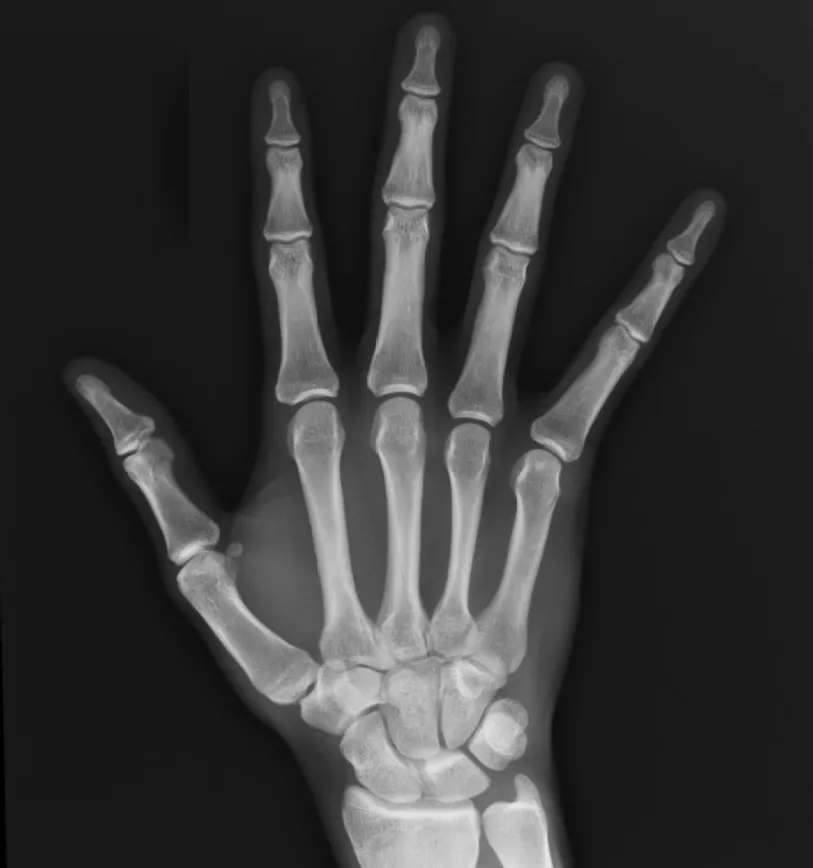
#> input picture Week4/lab2/1.webp, 813 x 868 px, shrunk from 1053 x 1125 before the run
$ jupyter execute lab2_second.ipynb   (shell and % lines are left out)
#> lines starting #> are read from the running program, lines starting #| are printed output that depends on the picture; after the words box and inside, x2 and y2 are one past the last pixel; in counts of white or black regions, pixels touching at a corner belong together
# Image Processing Lab 04 - 02

This notebook uses **simple, beginner‑friendly code** and only:

- `cv2.imread()` → reading images
- `cv2.imwrite()` → saving images
- `matplotlib` → showing images

The tasks follow the lab handout:
1. Image flipping
2. Intensity transformation
3. Bit‑plane slicing

## 1) Import libraries

[cell 1]
import cv2
import numpy as np
import matplotlib.pyplot as plt

## 2) Read and show an image

Change the path to your image.

[cell 2]
# Read image (OpenCV reads as BGR)
img = cv2.imread("1.webp")
#> img is the input picture: shape (868, 813, 3); mean B, G, R 54.1, 54.1, 54.1

# Convert BGR → RGB for correct matplotlib display
img_rgb = cv2.cvtColor(img, cv2.COLOR_BGR2RGB)

# Show image
plt.figure(figsize=(6,4))
plt.imshow(img_rgb)
plt.title("Original image")
plt.axis("off")
plt.show()

---
# Part A — Image Flipping

## Image Flipping

Image flipping is a basic geometric transformation used in image processing.
It changes the orientation of an image by reflecting pixel positions across an axis.

### Objective

This section demonstrates three types of image flipping:

- **Horizontal flip** — reflection across the vertical axis (left ↔ right)
- **Vertical flip** — reflection across the horizontal axis (top ↔ bottom)
- **Both directions** — flipping both horizontally and vertically (equivalent to a 180° rotation)

---

### How the code works

1. `cv2.flip()` is used to flip the image:

   - `cv2.flip(img, 1)` → horizontal flip
   - `cv2.flip(img, 0)` → vertical flip
   - `cv2.flip(img, -1)` → both horizontal and vertical

2. A figure is created to display results.

3. Each version of the image is shown in a **2×2 subplot layout**:
   - Original image
   - Horizontal flip
   - Vertical flip
   - Both flips

4. `tight_layout()` adjusts spacing for clearer visualization.

---

### Mathematical idea

If the original image is represented as \( I(x,y) \):

- Horizontal flip:
$$
I'(x,y) = I(W-1-x, y)
$$

- Vertical flip:
$$
I'(x,y) = I(x, H-1-y)
$$

where \( W \) and \( H \) are image width and height.

---

### Result

The output figure allows visual comparison between:

- the original image,
- horizontal reflection,
- vertical reflection,
- and combined flipping.

[cell 3]
# Horizontal flip
hflip = cv2.flip(img_rgb, 1)

# Vertical flip
vflip = cv2.flip(img_rgb, 0)

# Both directions
hvflip = cv2.flip(img_rgb, -1)

# Show results
plt.figure(figsize=(10,6))

plt.subplot(2,2,1)
plt.imshow(img_rgb)
plt.title("Original")
plt.axis("off")

plt.subplot(2,2,2)
plt.imshow(hflip)
plt.title("Horizontal flip")
plt.axis("off")

plt.subplot(2,2,3)
plt.imshow(vflip)
plt.title("Vertical flip")
plt.axis("off")

plt.subplot(2,2,4)
plt.imshow(hvflip)
plt.title("Both flips")
plt.axis("off")

plt.tight_layout()
plt.show()

## Mirror Effect (Image Reflection)

This section creates a **mirror effect** by placing the original image next to its horizontally flipped version.

### Objective

The goal is to generate a reflected image similar to a mirror by combining:

- the **original image**
- the **horizontally flipped image**

This demonstrates basic image manipulation using array concatenation.

---

### How the code works

1. The image is flipped horizontally (already stored as `hflip`).
2. The original and flipped images are combined side-by-side using `np.concatenate()`:
   - `axis=1` means horizontal concatenation.
3. The resulting mirror image is displayed using `matplotlib`.
4. The output is saved using `cv2.imwrite()`.

---

### Key concept

Images are stored as matrices (arrays).
By joining two matrices horizontally, we create a larger image:

$$
\text{MirrorImage} = [\text{Original} \;|\; \text{Flipped}]
$$

---

### Explanation of important lines

- `np.concatenate((img_rgb, hflip), axis=1)`
  Combines both images horizontally.

- `plt.imshow(mirror)`
  Displays the mirror effect.

- `cv2.imwrite(...)`
  Saves the result to disk.
  Since OpenCV uses **BGR** format, conversion from RGB to BGR is required before saving.

---

### Result

The output image shows:

- Left side → Original image
- Right side → Mirror reflection

[cell 4]
# Mirror effect (original + flipped)
mirror = np.concatenate((img_rgb, hflip), axis=1)
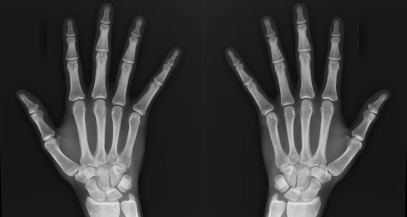
#> mirror: shape (868, 1626, 3) (shown at 1/4 size); mean R, G, B 54.1, 54.1, 54.1

plt.figure(figsize=(8,4))
plt.imshow(mirror)
plt.title("Mirror effect")
plt.axis("off")
plt.show()

# Save result
cv2.imwrite("mirror_output.jpg", cv2.cvtColor(mirror, cv2.COLOR_RGB2BGR))
#> Out = True

---
# Part B — Intensity Transformation

## Convert Image to Grayscale

Most image processing operations are easier to perform on **grayscale images**, where each pixel represents only intensity rather than color.

### Objective

The goal of this step is to convert an RGB color image into a single-channel grayscale image.

---

### How the code works

1. The image is converted from RGB to grayscale using:

```python
cv2.cvtColor(img_rgb, cv2.COLOR_RGB2GRAY)

[cell 5]
# Convert to grayscale
gray = cv2.cvtColor(img_rgb, cv2.COLOR_RGB2GRAY)

plt.figure(figsize=(5,4))
plt.imshow(gray, cmap="gray")
plt.title("Grayscale image")
plt.axis("off")
plt.show()

## B1) Image Negative

## Image Negative (Intensity Inversion)

The image negative operation inverts pixel intensities so that dark areas become bright and bright areas become dark.

### Objective

The purpose of this transformation is to:

- Enhance details in dark regions
- Improve visual interpretation in some medical and scientific images
- Demonstrate a basic intensity transformation

---

### How the code works

1. The negative image is created using:

```python
negative = 255 - gray

2. For an **8-bit grayscale image**, intensity values range from **0 to 255**:

- `0` (black) becomes `255` (white)
- `255` (white) becomes `0` (black)

3. The original and negative images are displayed side-by-side using subplots.

4. The result is saved using:

```python
cv2.imwrite("negative.jpg", negative)

### Mathematical idea

For each pixel intensity \( r \):

$$
s = 255 - r
$$

where:

- \( r \) = original pixel value
- \( s \) = transformed pixel value

---

### Result

- Left image → Original grayscale image
- Right image → Negative (intensity-inverted) image

[cell 6]
negative = 255 - gray
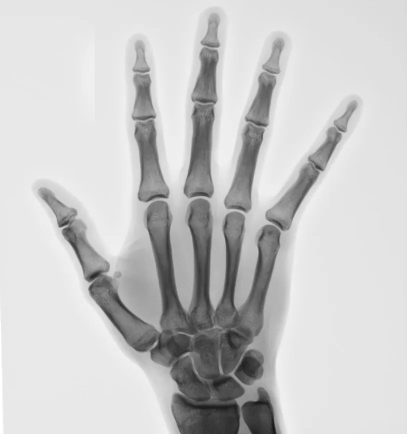
#> negative: shape (868, 813) (shown at 1/2 size); min 21, max 255, mean 200.9

plt.figure(figsize=(10,4))

plt.subplot(1,2,1)
plt.imshow(gray, cmap='gray')
plt.title("Original gray")
plt.axis("off")

plt.subplot(1,2,2)
plt.imshow(negative, cmap='gray')
plt.title("Negative")
plt.axis("off")

plt.show()

# Save
cv2.imwrite("negative.jpg", negative)
#> Out = True

## B2) Gamma Curves

## Gamma Transformation Curves

Gamma transformation (also called power-law transformation) is used to adjust image brightness by applying a nonlinear mapping to pixel intensities.

### Objective

The goal of this section is to visualize how different **gamma (\(\gamma\)) values** change intensity mapping.

---

### How the code works

1. A list of gamma values is defined:

```python
gammas = [0.02, 0.2, 0.5, 0.8, 1, 2, 3, 3.5, 4]

2. Input intensity values are generated between **0 and 1**:

```python
r = np.linspace(0,1,1000)

[cell 7]
gammas = [0.02, 0.2, 0.5, 0.8, 1, 2, 3, 3.5, 4]

r = np.linspace(0,1,1000)

plt.figure(figsize=(7,5))
for g in gammas:
    s = r**g
    plt.plot(r, s, label=f"gamma={g}")

plt.title("Gamma curves (normalized)")
plt.xlabel("r")
plt.ylabel("s")
plt.legend()
plt.show()

## B3) Gamma Correction on Image

## Gamma Correction (Image Enhancement)

Gamma correction is a nonlinear intensity transformation used to adjust image brightness.

### Objective

The purpose of this step is to enhance image appearance by applying a gamma transformation to the grayscale image.

---

### How the code works

1. A gamma value is selected:

```python
gamma = 0.7

[cell 8]
gamma = 1.8

# Normalize to [0,1]
gray_norm = gray / 255.0

# Apply gamma
gamma_img = np.power(gray_norm, gamma)
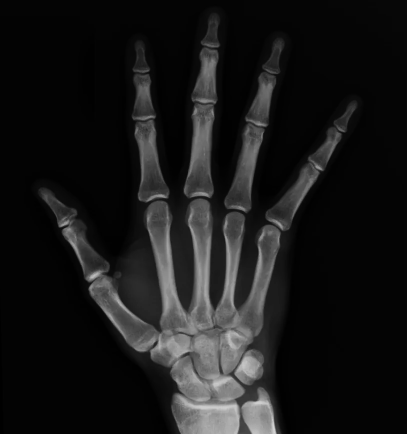
#> gamma_img: shape (868, 813) float64 (shown at 1/2 size); min 0, max 0.857, mean 0.0983

# Back to uint8
gamma_img = np.uint8(gamma_img * 255)

plt.figure(figsize=(10,4))

plt.subplot(1,2,1)
plt.imshow(gray, cmap='gray')
plt.title("Original")

plt.subplot(1,2,2)
plt.imshow(gamma_img, cmap='gray')
plt.title(f"Gamma={gamma}")

plt.axis("off")
plt.show()

cv2.imwrite("gamma_output.jpg", gamma_img)
#> Out = True

## B4) Set intensity range [A,B] to white

## Intensity Range Mapping (Range Highlighting)

This section highlights a selected intensity range in a grayscale image by setting all pixel values within a chosen interval to white.

### Objective

The goal is to emphasize pixels whose intensities fall within a specific range \([A, B]\).
This can be useful for:

- Highlighting structures with similar brightness
- Simple segmentation tasks
- Visual analysis of specific intensity regions

---

### How the code works

1. Define the intensity range:
   - `A = 80`
   - `B = 140`

2. Create a copy of the original grayscale image so the original data remains unchanged.

3. Create a **mask** using logical conditions:
   - Pixels with intensity between `A` and `B` are selected.

4. Set the selected pixels to **255 (white)**.

5. Display:
   - Original grayscale image
   - Processed image with highlighted range

6. Save the output image using `cv2.imwrite()`.

---

### Mathematical idea

For each pixel intensity \( I(x,y) \):

$$
I'(x,y) =
\begin{cases}
255, & \text{if } A \leq I(x,y) \leq B \\
I(x,y), & \text{otherwise}
\end{cases}
$$

---

### Explanation of key lines

- `mask = (range_img >= A) & (range_img <= B)`
  Creates a boolean mask selecting pixels inside the range.

- `range_img[mask] = 255`
  Assigns white intensity to all selected pixels.

---

### Result

- The left image shows the original grayscale image.
- The right image shows the selected intensity range highlighted in white.

[cell 9]
A = 80
B = 140

range_img = gray.copy()

mask = (range_img >= A) & (range_img <= B)
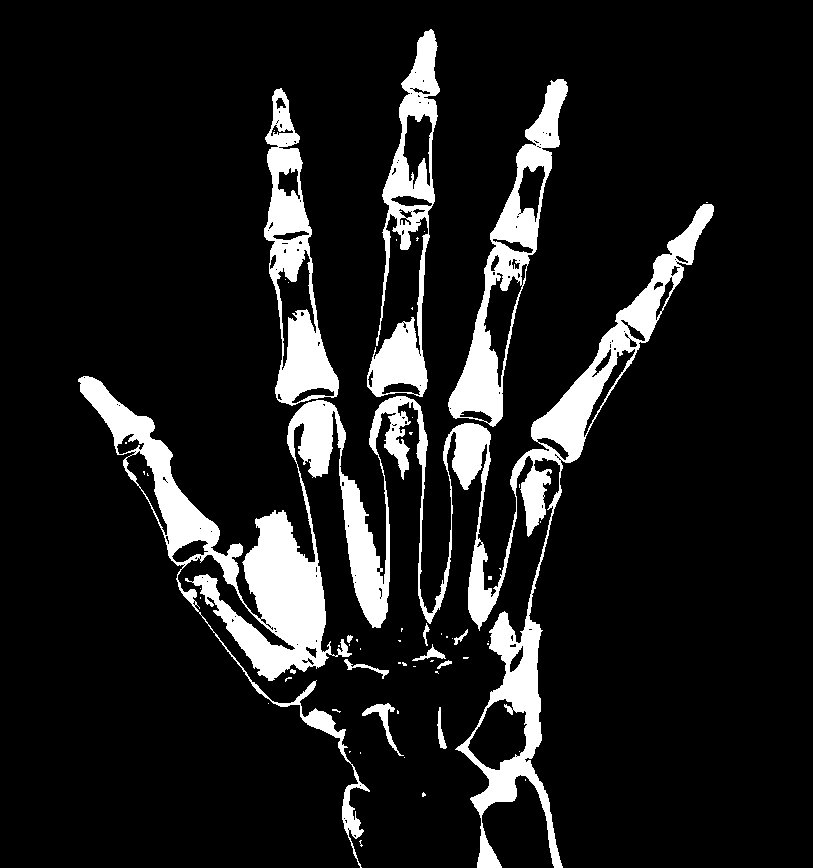
#> mask: shape (868, 813) bool; 11.3% white; 60 white regions (47 under 20 px), largest, box (x1, y1, x2, y2) and area: (78, 204, 714, 868) 51504, (448, 79, 568, 427) 9262, (367, 29, 440, 397) 8879
range_img[mask] = 255
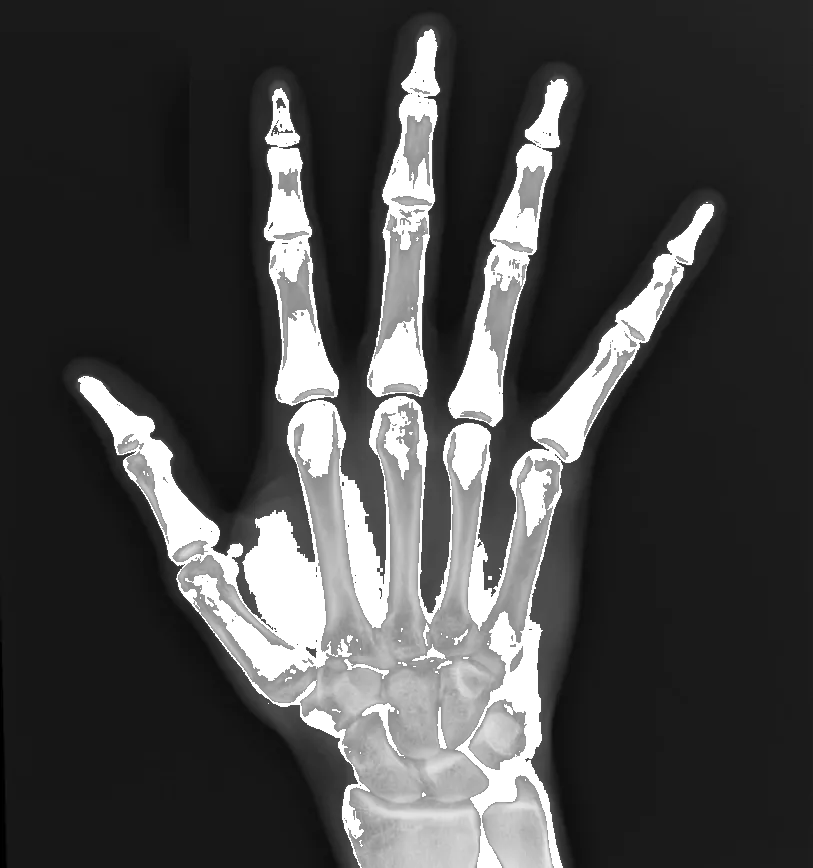
#> range_img: shape (868, 813); min 0, max 255, mean 70.5

plt.figure(figsize=(10,4))

plt.subplot(1,2,1)
plt.imshow(gray, cmap='gray')
plt.title("Original")

plt.subplot(1,2,2)
plt.imshow(range_img, cmap='gray')
plt.title("Range set to white")

plt.axis("off")
plt.show()

cv2.imwrite("range_output.jpg", range_img)
#> Out = True

---
# Part C — Bit‑Plane Slicing

## Bit-Plane Slicing (Bit-Plane Decomposition)

In an **8-bit grayscale image**, each pixel intensity is represented by **8 binary bits**:

- **Bit 0** → Least Significant Bit (LSB)
- **Bit 7** → Most Significant Bit (MSB)

Bit-plane slicing separates an image into its individual binary layers (bit planes). This helps us understand how different bits contribute to image information:

- Lower bits (0–2) mostly contain fine details and noise.
- Middle bits contain moderate structural information.
- Higher bits (6–7) contain the main visual structure and brightness information.

---

### How the code works

1. A figure is created to display all bit planes.
2. The loop runs from bit `0` to `7`.
3. For each bit:
   - The image is shifted right by `k` positions.
   - A bitwise AND (`& 1`) extracts only that bit.
   - Values are multiplied by 255 so the result becomes visible as black (0) and white (255).
4. Each bit plane is shown as a subplot in a **2×4 grid**.
5. The final layout is adjusted using `tight_layout()`.

---

### Mathematical idea

For each pixel intensity \( I \):

$$
\text{BitPlane}_k = ((I >> k) \& 1)
$$

where:

- `>>` shifts bits to the right.
- `& 1` keeps only the selected bit.

---

### Applications

Bit-plane slicing is useful in:

- Image compression
- Digital watermarking
- Image enhancement analysis
- Understanding how image information is distributed across bits

[cell 10]
plt.figure(figsize=(10,6))

for k in range(8):
    bit = ((gray >> k) & 1) * 255

    plt.subplot(2,4,k+1)
    plt.imshow(bit, cmap='gray')
    plt.title(f"Bit {k}")
    plt.axis("off")
#> this loop made 8 passes
#> pass 1, `bit = ((gray >> k) & 1) * 255`:
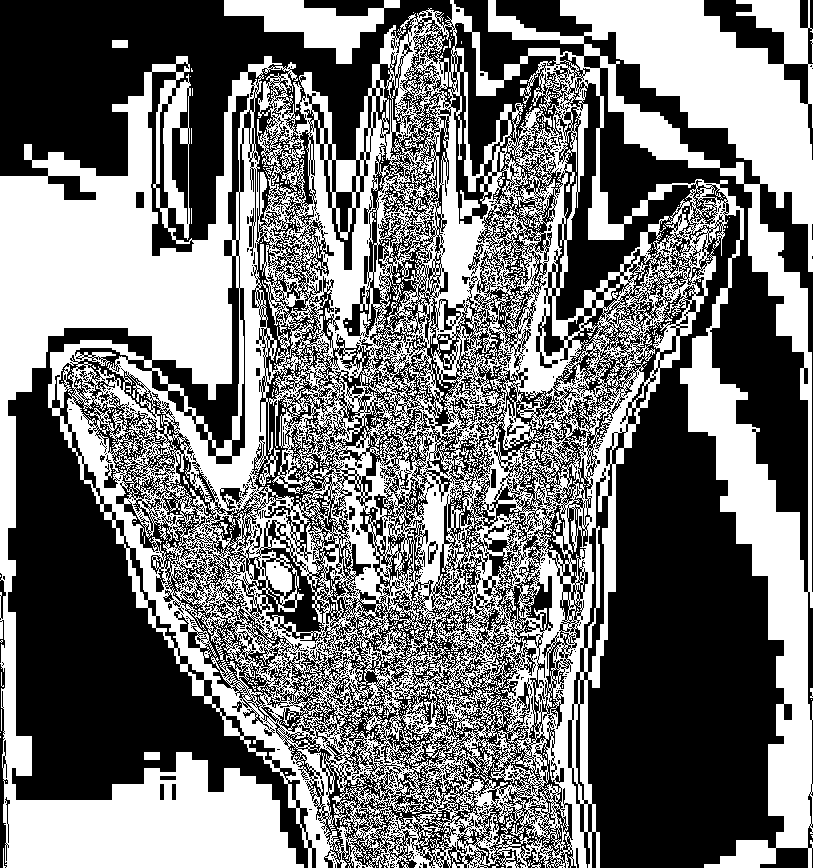
#> bit: shape (868, 813); 46.2% white; 740 white regions (722 under 20 px), largest, box (x1, y1, x2, y2) and area: (0, 0, 813, 868) 318675, (224, 0, 400, 64) 4800, (112, 40, 128, 48) 128

plt.tight_layout()
plt.show()
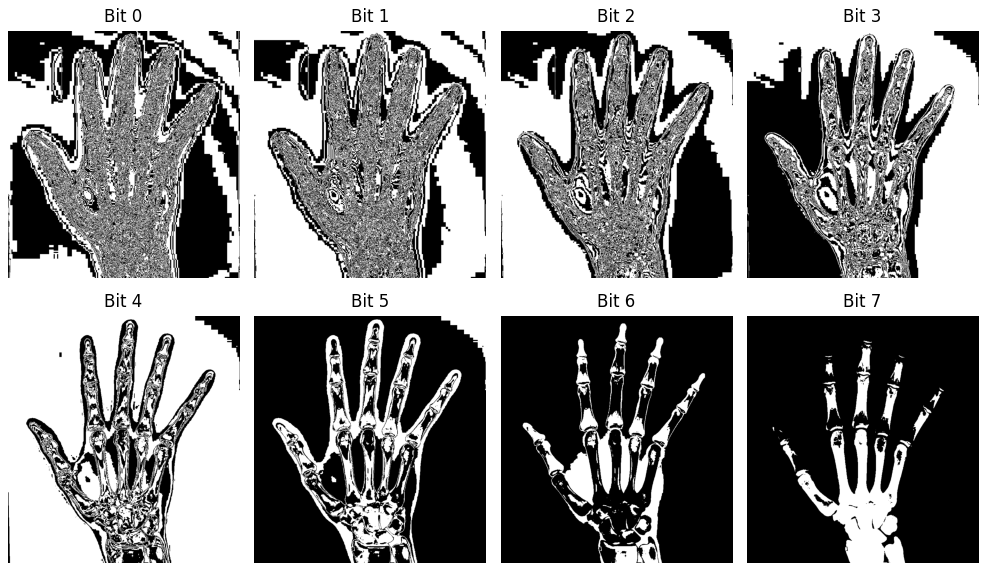
#> figure drawn by matplotlib, 8 panels

$ run again, with Week4/lab2/2.png saved as Week4/lab2/1.webp
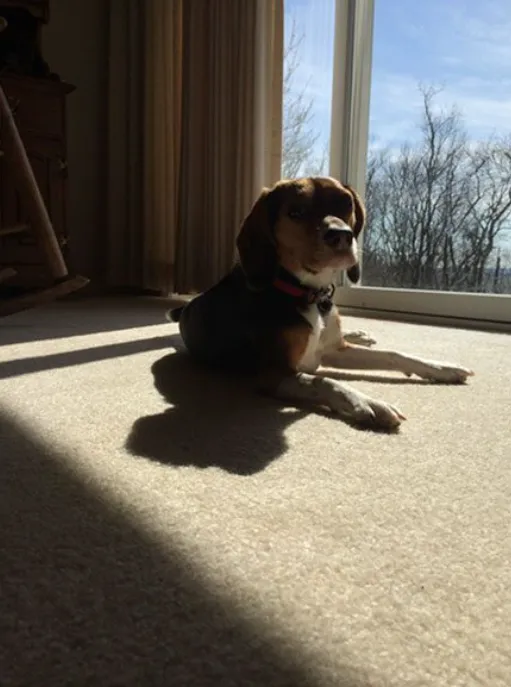
#> input picture Week4/lab2/2.png, 511 x 687 px
#> img is the input picture: shape (687, 511, 3); mean B, G, R 95, 105.8, 111.7
#> `cv2.imwrite("mirror_output.jpg", cv2.cvtColor(mirror, cv2.COLOR_RGB2BG..`: Out = True
#> mask: shape (687, 511) bool; 10.1% white; 195 white regions (145 under 20 px), largest, box (x1, y1, x2, y2) and area: (299, 138, 511, 385) 14433, (0, 404, 375, 687) 6920, (252, 0, 338, 206) 5046
#> `range_img[mask] = 255`:
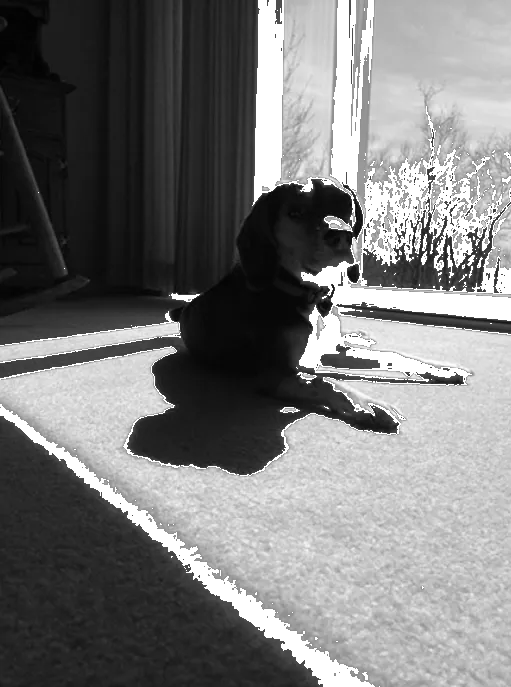
#> range_img: shape (687, 511); min 1, max 255, mean 121.2
#> the loop `for k in range(8):` made 8 passes
#> pass 3, `bit = ((gray >> k) & 1) * 255`:
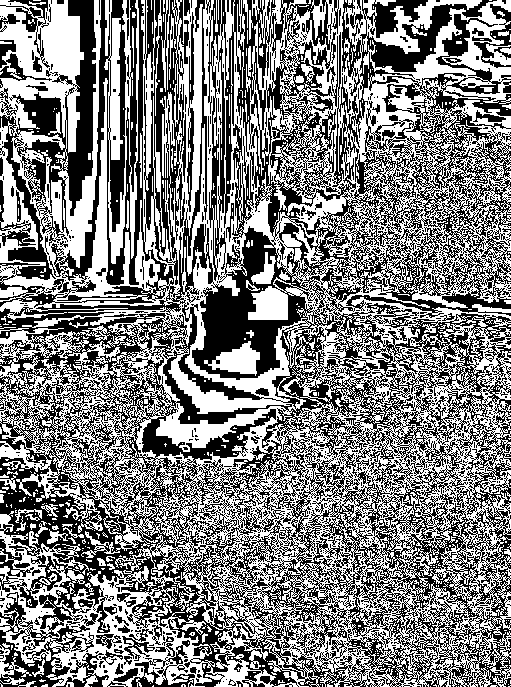
#> bit: shape (687, 511); 50.3% white; 1099 black regions (999 under 20 px), largest, box (x1, y1, x2, y2) and area: (0, 0, 511, 687) 161132, (131, 640, 195, 687) 899, (474, 4, 511, 68) 679
